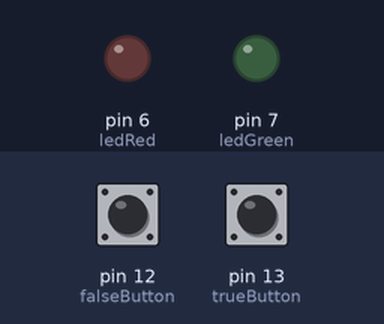
Recording of a sketch running on a simulated Arduino Uno, built with avr-gcc and run on an emulated ATmega328P. Parts: output pins drawn as LEDs (lit = HIGH). Dashed ring = blinking. Inputs (shaded band) come from the test bench; at power-on: pin 12 (falseButton) LOW, pin 13 (trueButton) LOW.

Above: at 1.2 s.
1.3 s: pin 12 (falseButton) pulled HIGH for 3.2 s
At 3.8 s:
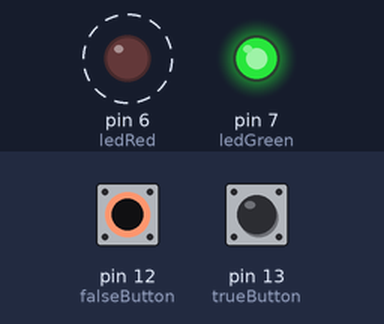
6.0 s: pin 13 (trueButton) pulled HIGH for 3.2 s
At 9.4 s:
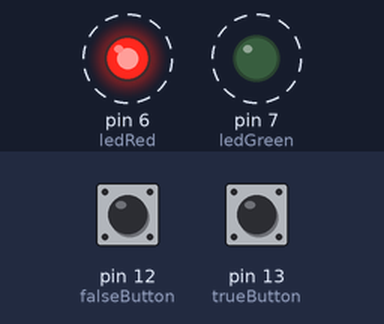
10.7 s: pin 12 (falseButton) pulled HIGH for 3.2 s
At 14.2 s:
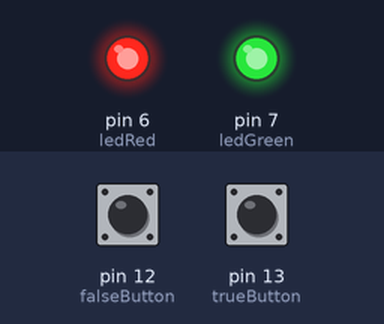
Timing chart, 0 to 22.9 s (numbered marks = the images above; inputs shaded):
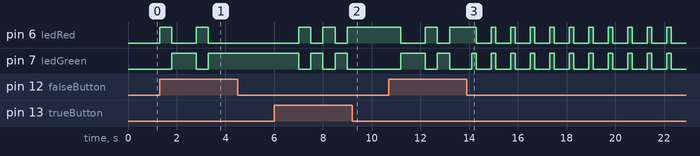

Measured:
- after the input at 1.3 s, pin 6 (ledRed): alternates HIGH for 0.50 s and LOW for 1.0 s, 4 changes in all, then stays LOW, starting at once; pin 7 (ledGreen): LOW → HIGH after 0.50 s, → LOW 1.0 s later, → HIGH 0.50 s later
- after the input at 6.0 s, pin 6 (ledRed): alternates HIGH for 0.50 s and LOW for 0.50 s, 5 changes in all, then stays HIGH, starting after 1.0 s; pin 7 (ledGreen): alternates HIGH for 0.50 s and LOW for 0.50 s, 5 changes in all, then stays LOW, starting after 1.0 s
- after the input at 10.7 s, pin 6 (ledRed): goes LOW 1.0 s, HIGH 0.50 s, LOW 0.50 s, HIGH 1.1 s, 10 × (LOW 0.60 s, HIGH 0.20 s), then LOW, starting after 0.50 s; pin 7 (ledGreen): goes HIGH 1.0 s, LOW 0.50 s, HIGH 0.50 s, LOW 0.90 s, 10 × (HIGH 0.20 s, LOW 0.60 s), HIGH 0.20 s, then LOW, starting after 0.50 s

The sketch:

sketch_mar22a.ino
```cpp
int ledGreen = 7;
int ledRed = 6;
int trueButton = 13;
int falseButton = 12;

bool bt_State = 0;
bool bf_State = 0;
int values[] = {1,0,0,1,0,0,0,1,1,0,1,0,1,0,1,0,0,1,0,1};
int i = 0;
void setup() {
  pinMode(ledGreen,OUTPUT);
  pinMode(ledRed,OUTPUT);
  pinMode(trueButton,INPUT);
  pinMode(falseButton,INPUT);
}

void loop() {


        bt_State = digitalRead(trueButton);
        bf_State = digitalRead(falseButton);


        if(bt_State){
            digitalWrite(ledRed,1-values[i]);
            digitalWrite(ledGreen,values[i]);

            i++;
            delay(500);


        }else if(bf_State){
            digitalWrite(ledRed,values[i]);
            digitalWrite(ledGreen,1-values[i]);
            i++;
            delay(500);

         }
         if(i>=20){
            delay(400);
            digitalWrite(ledGreen,1);
            digitalWrite(ledRed,1);
            delay(200);
            digitalWrite(ledGreen,0);
            digitalWrite(ledRed,0);
            delay(200);
          }
         if(bf_State && bt_State){
            i = 0;
            digitalWrite(ledGreen,0);
            digitalWrite(ledRed,0);
          }
    }
```
